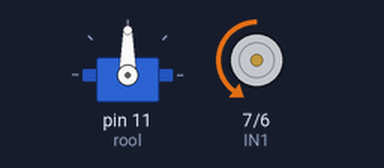
The sketch below on a simulated Arduino Uno, built with avr-gcc and run on an emulated ATmega328P. On the bench: servo, motor-driver pin pairs drawn as motors (green arrow = first pin HIGH = forward, orange = second pin HIGH = backward, longer = more drive, scaled by the enable pin).

Above: at 0.05 s.
Timing chart, 0 to 3.0 s (numbered marks = the images above):
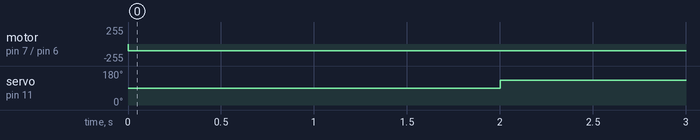

The sketch:

soidu_test.ino
```cpp
int IN1 = 7;
int IN2 = 6;
int ENA = 5;
#include <Servo.h>

Servo rool;
void setup() {
  // put your setup code here, to run once:
  rool.attach(11); // servo pin
  Serial.begin(9600);

  pinMode(ENA, OUTPUT);
  pinMode(IN1, OUTPUT);
  pinMode(IN2, OUTPUT);

}
void tagasi(int ms, int kiirus)
{
  analogWrite(ENA, kiirus);

  digitalWrite(IN1, HIGH);
  digitalWrite(IN2, LOW);
  delay(ms);
  digitalWrite(IN1, LOW);
}

void edasi(int ms, int kiirus)
{
  analogWrite(ENA, kiirus);

  digitalWrite(IN2, HIGH);
  digitalWrite(IN1, LOW);
  delay(ms);
  digitalWrite(IN2, LOW);
}
/*
rooli 180 kraadi = otse
rooli 90 kraadi = vasakule
rooli 2700 kraadi = paremale
*/
void loop() {
  // put your main code here, to run repeatedly:
  //edasi(500, 130);

  edasi(2000, 100);
  rool.write(130);
}
```

Measured:
- by itself, motor on pin 7 (IN1) / pin 6 (IN2): stopped → backward 100/255 at 0.00 s
- by itself, servo on pin 11 (rool): 90° → 130° at 2.0 s
